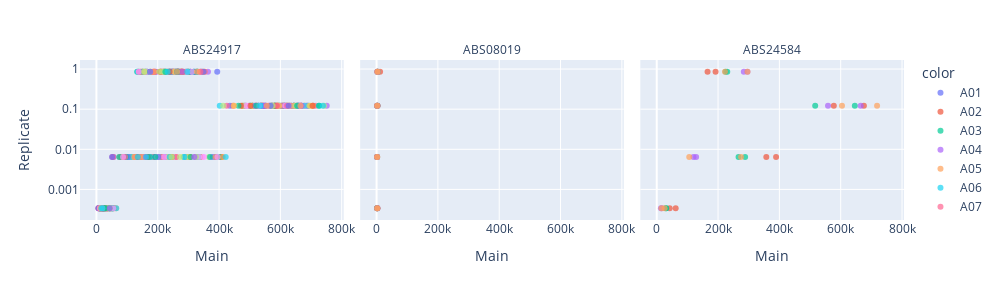

The cell this chart's notebook holds for it:
### Code cell
strain_line = px.scatter(
    x=strain_main_alpha, 
    y=strain_main_volumes, 
    facet_col=strain, 
    opacity=0.7, 
    width=1000, 
    height=300,
    color=strain_well_id,
    log_y=True)
# line.update_traces(mode="lines+markers")
strain_line.update_xaxes(title_text="Main")
strain_line.update_layout(yaxis_title="Replicate")
strain_line.for_each_annotation(lambda a: a.update(text=a.text.split("=")[-1]))
